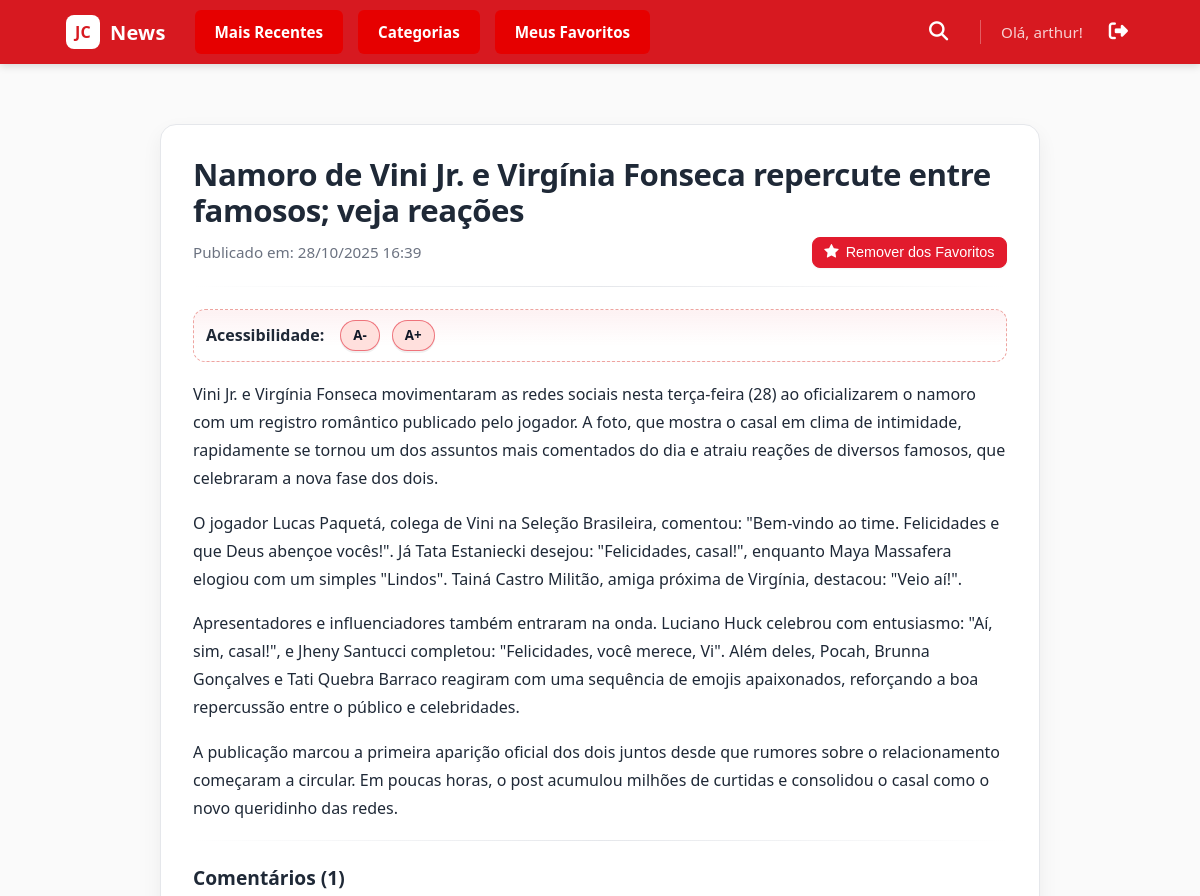
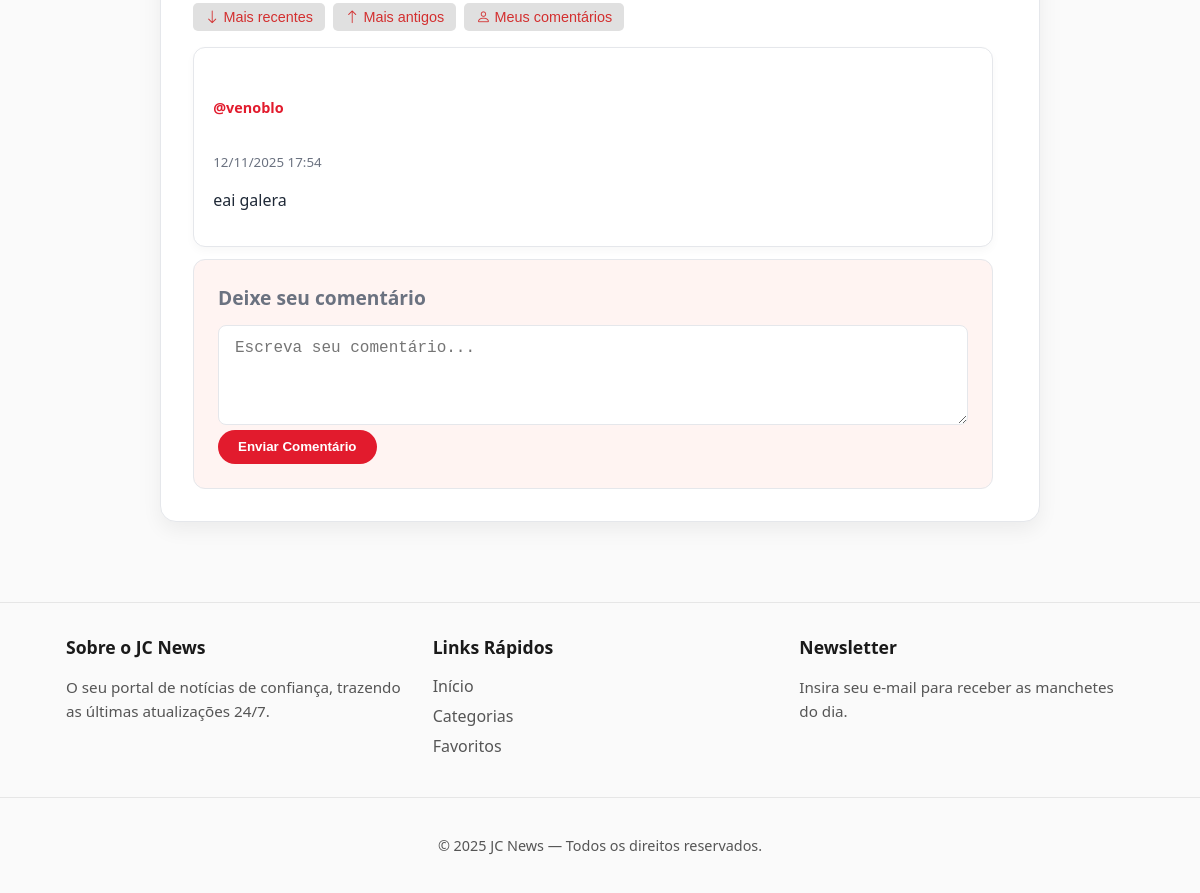
The page /noticia/4/ (signed in) on the database its author committed (2 pictures, top to bottom).
### app1/models.py (models this page shows, shortened)
class Noticia(models.Model):
    titulo = models.CharField(max_length=255)
    conteudo = models.TextField()
    data_publicacao = models.DateTimeField(auto_now_add=True)
    categoria = models.ForeignKey(
        Categoria, on_delete=models.SET_NULL, null=True, blank=True, related_name='noticias'
    )
    visualizacoes = models.PositiveIntegerField(default=0)
    favoritos = models.ManyToManyField(
        User,
        related_name='noticias_favoritas',
        blank=True
    )
    usuarios_que_visitaram = models.ManyToManyField(
        User,
        related_name='noticias_visualizadas',
        blank=True
    )

class Comentario(models.Model):
    noticia = models.ForeignKey(Noticia, on_delete=models.CASCADE, related_name='comentarios')
    usuario = models.ForeignKey(User, on_delete=models.CASCADE)
    texto = models.TextField()
    data_comentario = models.DateTimeField(auto_now_add=True)

### app1/views.py (the view)
# urls.py: path('noticia/<int:pk>/', views.detalhe_noticia, name='detalhe_noticia'),
def detalhe_noticia(request, pk):
    noticia = get_object_or_404(Noticia, pk=pk)
    if request.user.is_authenticated:
        if request.user not in noticia.usuarios_que_visitaram.all():
            noticia.visualizacoes += 1
            noticia.usuarios_que_visitaram.add(request.user)
            noticia.save()
        is_favorita = noticia.favoritos.filter(id=request.user.id).exists()
    else:
        noticia.visualizacoes += 1
        noticia.save()
        is_favorita = False
    filtro = request.GET.get("filtro", "")
    comentarios = noticia.comentarios.all()
    if filtro == "recentes":
        comentarios = comentarios.order_by("-data_comentario")
    elif filtro == "antigos":
        comentarios = comentarios.order_by("data_comentario")
    elif filtro == "meus" and request.user.is_authenticated:
        comentarios = comentarios.filter(usuario=request.user)
    form_comentario = ComentarioForm()
    return render(request, "app1/noticia_detalhe.html", {
        "noticia": noticia,
        "comentarios": comentarios,
        "form_comentario": form_comentario,
        "is_favorita": is_favorita,
    })

### app1/forms.py
class ComentarioForm(forms.ModelForm):
    class Meta:
        model = Comentario
        fields = ['texto']
        widgets = {
            'texto': forms.Textarea(attrs={
                'class': 'form-control',
                'rows': 3,
                'placeholder': 'Escreva seu comentário...'
            })
        }

### app1/templates/app1/noticia_detalhe.html (shortened to what this page needs)
{% extends 'app1/base.html' %}
{% load static %}
{% block content %}
<link rel="stylesheet" href="{% static 'app1/css/noticia_detalhe.css' %}">
<div class="noticia-page container">
  <header class="mb-4">
    <h1>{{ noticia.titulo }}</h1>
    <div class="d-flex justify-content-between align-items-center flex-wrap">
      <span class="text-muted mb-2">Publicado em: {{ noticia.data_publicacao|date:"d/m/Y H:i" }}</span>
      {% if user.is_authenticated %}
        <form action="{% url 'app1:favoritar_noticia_view' noticia.pk %}" method="POST" class="m-0">
          <button type="submit" class="btn {% if is_favorita %}btn-danger{% else %}btn-outline-primary{% endif %} btn-sm">
            {% if is_favorita %}
              <i class="bi bi-star-fill"></i> Remover dos Favoritos
            {% else %}
              <i class="bi bi-star"></i> Adicionar aos Favoritos
            {% endif %}
          </button>
        </form>
      {% else %}
        <a href="{% url 'login' %}?next={{ request.path }}" class="btn btn-outline-secondary btn-sm">
          <i class="bi bi-star"></i> Faça login para favoritar
        </a>
      {% endif %}
    </div>
  </header>
  <hr>
  <div class="controles-fonte mb-3">
    <strong>Acessibilidade:</strong>
    <button id="diminuir-fonte" class="btn btn-sm btn-light border">A-</button>
    <button id="aumentar-fonte" class="btn btn-sm btn-light border">A+</button>
  </div>
  <article id="corpo-noticia" class="mb-5" style="font-size: 16px;">
    {{ noticia.conteudo|linebreaks }}
  </article>
  <hr>
  <section class="comentarios-section mt-5">
    <h3>Comentários ({{ comentarios.count }})</h3>
    <form method="get" class="mb-3 d-flex gap-2 filtro-comentarios">
        <button type="submit" name="filtro" value="recentes" class="btn btn-filtro">
            <i class="bi bi-arrow-down"></i> Mais recentes
        </button>
        <button type="submit" name="filtro" value="antigos" class="btn btn-filtro">
            <i class="bi bi-arrow-up"></i> Mais antigos
        </button>
        {% if user.is_authenticated %}
            <button type="submit" name="filtro" value="meus" class="btn btn-filtro">
                <i class="bi bi-person"></i> Meus comentários
            </button>
        {% endif %}
    </form>
    <div class="lista-comentarios mb-4">
      {% for comentario in comentarios %}
        <div class="card mb-3 shadow-sm">
          <div class="card-body p-3">
            <div class="d-flex justify-content-between align-items-center mb-1">
              <h6 class="card-subtitle text-muted">
                <strong class="text-primary">@{{ comentario.usuario.username }}</strong>
              </h6>
              <small class="text-muted">{{ comentario.data_comentario|date:"d/m/Y H:i" }}</small>
            </div>
            <p class="card-text">{{ comentario.texto }}</p>
          </div>
        </div>
      {% empty %}
        <p class="text-muted">Nenhum comentário ainda. Seja o primeiro a participar!</p>
      {% endfor %}
    </div>
    <div class="novo-comentario p-3 bg-light rounded">
      {% if user.is_authenticated %}
        <h4 class="mb-3 text-muted">Deixe seu comentário</h4>
        <form action="{% url 'app1:adicionar_comentario' noticia.pk %}" method="POST">
          <div class="mb-3">
            {{ form_comentario.texto }}
          </div>
          <button type="submit" class="btn btn-primary">Enviar Comentário</button>
        </form>
      {% else %}
        <div class="text-center">
          <p class="mb-2">Você precisa estar logado para comentar.</p>
          <a href="{% url 'login' %}?next={{ request.path }}" class="btn btn-outline-primary">Fazer Login</a>
        </div>
      {% endif %}
    </div>
  </section>
</div>
{% endblock %}

### app1/templates/app1/base.html (shortened to what this page needs)
{% load static %}
<!DOCTYPE html>
<html lang="pt-br">
<head>
  <link rel="stylesheet" href="{% static 'app1/css/style.css' %}">
  <link rel="stylesheet" href="https://cdnjs.cloudflare.com/ajax/libs/font-awesome/6.5.1/css/all.min.css">
  <link rel="stylesheet" href="https://cdn.jsdelivr.net/npm/bootstrap-icons@1.11.3/font/bootstrap-icons.min.css">
</head>
<body>
  <header class="site-header">
    <div class="header-container header-content container">
      <a href="{% url 'app1:home' %}" class="brand" aria-label="Página Inicial">
        <span class="logo-mark">JC</span>
        <span class="logo-text">News</span>
      </a>
      <nav class="main-nav">
        <a class="nav-btn" href="{% url 'app1:home' %}">Mais Recentes</a>
        <a class="nav-btn" href="{% url 'app1:categorias' %}">Categorias</a>
        <a class="nav-btn" href="{% url 'app1:meus_favoritos' %}">Meus Favoritos</a>
      </nav>
      <div class="header-actions">
        <div class="search-wrapper">
          <button id="search-toggle" class="search-icon-btn" aria-label="Abrir busca">
            <i class="fa fa-search"></i>
          </button>
        </div>
        <div class="user-auth-links">
          {% if user.is_authenticated %}
            <span class="welcome-message">Olá, {{ user.username }}!</span>
            <form action="{% url 'logout' %}" method="post" class="logout-form" title="Sair">
              <button type="submit" class="auth-link logout-link" aria-label="Sair">
                <i class="fa-solid fa-right-from-bracket"></i>
              </button>
            </form>
          {% else %}
            <a href="{% url 'login' %}" class="auth-link">Login</a>
            <a href="{% url 'register' %}" class="auth-link register-link">Criar Conta</a>
          {% endif %}
        </div>
      </div>
    </div>
  </header>
  <main class="container page-content">
    {% block content %}{% endblock %}
  </main>
  <footer class="site-footer">
    <div class="footer-container container">
      <div class="footer-col">
        <h4>Sobre o JC News</h4>
        <p>O seu portal de notícias de confiança, trazendo as últimas atualizações 24/7.</p>
      </div>
      <div class="footer-col">
        <h4>Links Rápidos</h4>
        <ul class="footer-links">
          <li><a href="{% url 'app1:home' %}">Início</a></li>
          <li><a href="{% url 'app1:categorias' %}">Categorias</a></li>
          <li><a href="{% url 'app1:meus_favoritos' %}">Favoritos</a></li>
        </ul>
      </div>
      <div class="footer-col">
        <h4>Newsletter</h4>
        <p>Insira seu e-mail para receber as manchetes do dia.</p>
      </div>
    </div>
    <div class="footer-bottom">
      <p>&copy; {% now "Y" %} JC News — Todos os direitos reservados.</p>
    </div>
  </footer>
</body>
</html>

### app1/static/app1/css/style.css (style rules this page uses)
:root { --red:#d71920; --red-dark:#b1151b; --bg:#ffffff; --ink:#1a1a1a; --ink-weak:#555; --border:#e6e6e6; --bg-soft: #fafafa; }
* { box-sizing:border-box }
html,body { margin:0;padding:0;background:var(--bg-soft);color:var(--ink);font-family:system-ui,-apple-system,Segoe UI,Roboto,Ubuntu,Cantarell,"Helvetica Neue",Arial,sans-serif; min-height: 100vh; display: flex; flex-direction: column; }
.container { max-width:1100px;margin:0 auto;padding:0 16px }
a { text-decoration: none; }
.site-header { background:var(--red);color:#fff;position:sticky;top:0;z-index:100; box-shadow: 0 2px 8px rgba(0,0,0,.15); }
.header-content { display:flex;align-items:center;justify-content:space-between;height:64px; gap: 1.5rem; }
.brand { display:flex;align-items:center;gap:10px;text-decoration:none;color:#fff;font-weight:700;letter-spacing:.2px }
.logo-mark { display:inline-grid;place-items:center;width:34px;height:34px;border-radius:8px;background:#fff;color:var(--red);font-weight:900 }
.logo-text { font-size:20px }
.main-nav { display: flex; gap: 5px; }
.nav-btn { display: inline-block; padding: 10px 18px; margin: 0 5px; background-color: #e60000; color: #fff; font-weight: 600; font-size: 0.95rem; text-decoration: none; border-radius: 6px; transition: all 0.25s ease-in-out; border: 2px solid transparent; }
.header-actions { display: flex; align-items: center; gap: 1.5rem; margin-left: auto; }
.user-auth-links { display: flex; align-items: center; gap: 1.25rem; padding-left: 1.25rem; border-left: 1px solid rgba(255,255,255,.3); font-size: 0.95rem; font-weight: 500; }
.user-auth-links .welcome-message { color: rgba(255,255,255,.8); white-space: nowrap; }
.user-auth-links .auth-link { color: #fff; text-decoration: none; font-weight: 600; white-space: nowrap; }
.page-content { padding:24px 0; flex-grow: 1; }
.btn-primary { padding:10px 14px;border:none;border-radius:10px;background:var(--red);color:#fff;font-weight:600;cursor:pointer }
.site-footer { border-top:1px solid var(--border); padding: 32px 0 0 0; background:var(--bg-soft); color:var(--ink-weak); margin-top: 32px; }
.footer-container { display: grid; grid-template-columns: repeat(auto-fit, minmax(250px, 1fr)); gap: 2rem; }
.footer-col h4 { font-size: 1.1rem; font-weight: 700; color: var(--ink); margin-top: 0; margin-bottom: 1rem; }
.footer-col p { font-size: 0.95rem; margin-bottom: 1rem; line-height: 1.6; }
.footer-links { list-style: none; padding: 0; margin: 0; }
.footer-links li { margin-bottom: 0.5rem; }
.footer-links a { color: var(--ink-weak); text-decoration: none; }
.footer-bottom { border-top: 1px solid var(--border); margin-top: 2rem; padding: 1.5rem 1.5rem; text-align: center; font-size: 0.9rem; color: var(--ink-weak); }
.logout-form { display: inline; }
.logout-form button { background: none; border: none; color: #ff4b4b; cursor: pointer; font-size: 1.2rem; transition: opacity 0.2s; }
.search-wrapper { position: relative; display: flex; align-items: center; }
.search-icon-btn { background: none; border: none; color: #fff; cursor: pointer; font-size: 1.2rem; padding: 8px; transition: transform 0.2s ease; }

### rows shown on the page
Noticia: titulo "Namoro de Vini Jr. e Virgínia Fonseca repercute entre famosos; veja reações", data_publicacao "28/10/2025 16:39", conteudo "Vini Jr. e Virgínia Fonseca movimentaram as redes sociais nesta terça-feira (28) ao oficializarem o namoro com um registro romântico publicado pelo jogador. A foto, que mostra o casal em clima de intimidade, rapidamente se tornou um dos assuntos mais comentados do dia e atraiu reações de diversos famosos, que celebraram a nova fase dos dois. O jogador Lucas Paquetá, colega de Vini na Seleção Brasileira, comentou: \"Bem-vindo ao time. Felicidades e que Deus abençoe vocês!\". Já Tata Estaniecki desejou: \"Felicidades, casal!\", enquanto Maya Massafera elogiou com um simples \"Lindos\". Tainá Castro Militão, amiga próxima de Virgínia, destacou: \"Veio aí!\". Apresentadores e influenciadores também…", count "1"
Comentario: usuario.username "venoblo", data_comentario "12/11/2025 17:54", texto "eai galera"

### other values the page prints
{{ user.username }} "arthur"
